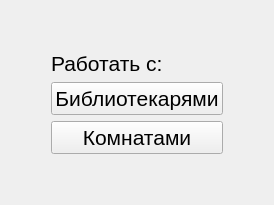
      <widget class="QWidget" name="start_admin_page">
       <layout class="QHBoxLayout" name="horizontalLayout_17">
        <item>
         <spacer name="horizontalSpacer_25">
          <property name="orientation">
           <enum>Qt::Horizontal</enum>
          </property>
          <property name="sizeHint" stdset="0">
           <size>
            <width>40</width>
            <height>20</height>
           </size>
          </property>
         </spacer>
        </item>
        <item>
         <layout class="QVBoxLayout" name="verticalLayout_11">
          <item>
           <spacer name="verticalSpacer_35">
            <property name="orientation">
             <enum>Qt::Vertical</enum>
            </property>
            <property name="sizeHint" stdset="0">
             <size>
              <width>20</width>
              <height>40</height>
             </size>
            </property>
           </spacer>
          </item>
          <item>
           <widget class="QLabel" name="label_23">
            <property name="font">
             <font>
              <pointsize>16</pointsize>
             </font>
            </property>
            <property name="text">
             <string>Работать с:</string>
            </property>
           </widget>
          </item>
          <item>
           <widget class="QPushButton" name="work_with_librarians_btn">
            <property name="font">
             <font>
              <pointsize>16</pointsize>
             </font>
            </property>
            <property name="text">
             <string>Библиотекарями</string>
            </property>
           </widget>
          </item>
          <item>
           <widget class="QPushButton" name="work_with_rooms_btn">
            <property name="font">
             <font>
              <pointsize>16</pointsize>
             </font>
            </property>
            <property name="text">
             <string>Комнатами</string>
            </property>
           </widget>
          </item>
          <item>
           <spacer name="verticalSpacer_36">
            <property name="orientation">
             <enum>Qt::Vertical</enum>
            </property>
            <property name="sizeHint" stdset="0">
             <size>
              <width>20</width>
              <height>40</height>
             </size>
            </property>
           </spacer>
          </item>
         </layout>
        </item>
        <item>
         <spacer name="horizontalSpacer_26">
          <property name="orientation">
           <enum>Qt::Horizontal</enum>
          </property>
          <property name="sizeHint" stdset="0">
           <size>
            <width>40</width>
            <height>20</height>
           </size>
          </property>
         </spacer>
        </item>
       </layout>
      </widget>
